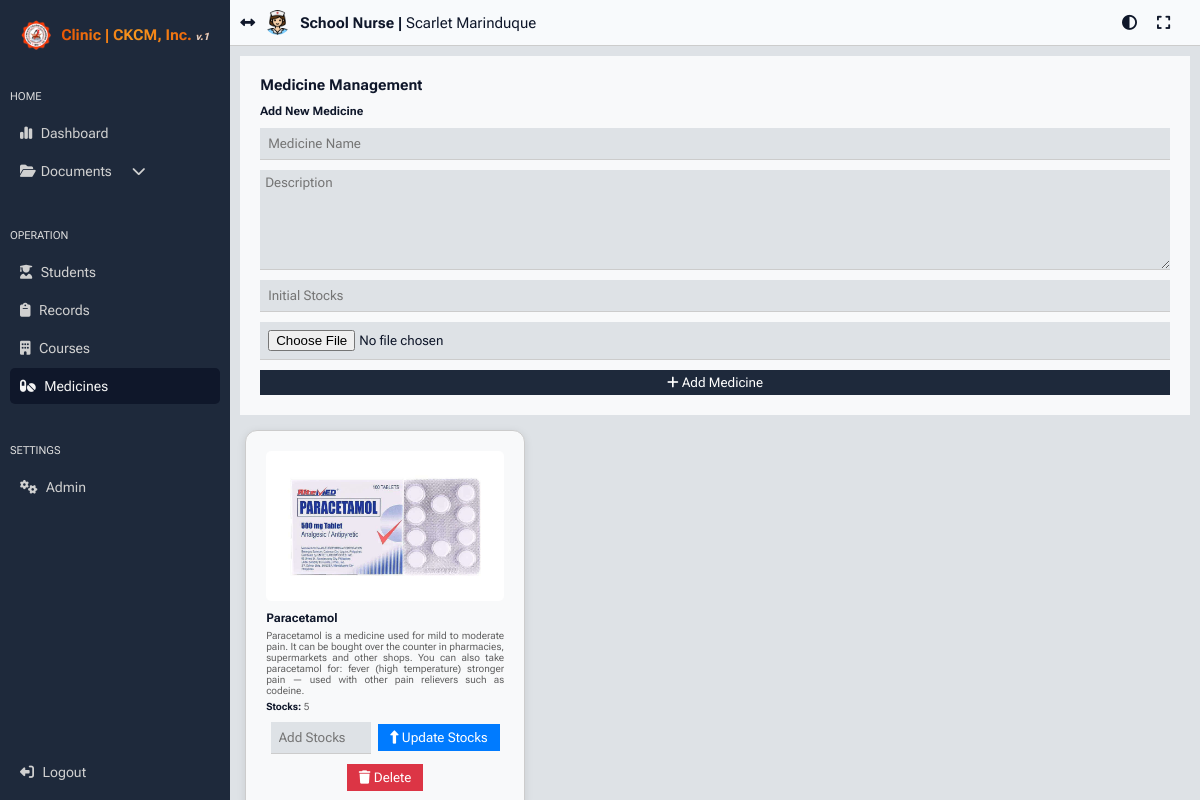
Page /admin/medicines.php (signed in) on the committed database.
### tables this page shows
CREATE TABLE `medicines_tbl` (
  `medicine_id` int(11) NOT NULL,
  `medicine_name` varchar(255) NOT NULL,
  `medicine_description` text NOT NULL,
  `medicine_pic` text NOT NULL,
  `stocks` int(255) NOT NULL,
  `created_at` datetime NOT NULL
);

### admin/medicines.php (the view, shortened to what this page needs)
<?php
require '../config/db_connect.php';
?>
<!DOCTYPE html>
<html lang="en">
<head>
    <link rel="stylesheet" href="../css/main.css?v=<?php echo time(); ?>">
</head>
<body>
    <?php include 'side_nav.php'; ?>
    <div class="main-content">
        <?php include 'header.php'; ?>
        <div class="content">
            <?php
            require '../config/db_connect.php';
            ?>
            <form method="POST" enctype="multipart/form-data" class="medicine-form">
                <h2>Medicine Management</h2>
                <h3>Add New Medicine</h3>
                <input type="text" name="medicine_name" placeholder="Medicine Name" required>
                <textarea name="medicine_description" placeholder="Description" required></textarea>
                <input type="number" name="stocks" placeholder="Initial Stocks" min="0" required>
                <input type="file" name="medicine_pic" accept="image/*" required>
                <button type="submit" name="add_medicine"><i class="fa-solid fa-plus"></i> Add Medicine</button>
            </form>
            <div class="medicine-list">
                <?php
                $result = $conn->query("SELECT * FROM medicines_tbl");
                while ($row = $result->fetch_assoc()):
                ?>
                    <div class="medicine-card">
                        <img src="../medicines_pic/<?php echo $row['medicine_pic']; ?>" alt="Medicine Image">
                        <h4><?php echo htmlspecialchars($row['medicine_name']); ?></h4>
                        <p><?php echo htmlspecialchars($row['medicine_description']); ?></p>
                        <p><strong>Stocks:</strong> <?php echo $row['stocks']; ?></p>
                        <form method="POST" class="stock-form">
                            <input type="number" name="new_stocks" placeholder="Add Stocks" min="1" required>
                            <button type="submit" name="update_stocks"><i class="fa-solid fa-up-long"></i> Update Stocks</button>
                        </form>
                        <form method="POST" class="delete-form" onsubmit="return confirm('Are you sure you want to delete this medicine?');">
                            <button type="submit" name="delete_medicine"><i class="fa-solid fa-trash"></i> Delete</button>
                        </form>
                    </div>
                <?php endwhile; ?>
            </div>
        </div>
    </div>
</body>
</html>

### css/main.css (style rules this page uses)
:root { font-size: 62.5%; --text-color: #0F172A; --text-hover: #0f172acb; --text-hover2: #dfdfdf; --text-color2: #606060; --background-color: #F8F9FA; --background-color2: #DEE2E6; --border-color: #CCCCCC; --color1: #EB5704; --color1b: #b54200; --color2: #EBB009; --color2b: #c18f05; --color3: #0F172A; --color3b: #1E293B; --color4: #F8FAFC; --color5: rgb(0, 0, 170); --color6: red; --color6b: rgba(255, 0, 0, 0.741); --button-bg: #0F172A; --button-text: #F8FAFC; }
* { margin: 0; padding: 0; box-sizing: border-box; scroll-behavior: smooth; font-family: "Roboto Flex", serif; }
body { font-family: Arial, sans-serif; background-color: var(--background-color2); display: flex; }
button, a { cursor: pointer; color: var(--text-color); }
textarea { padding: 5px; color: var(--text-color); background-color: var(--background-color2); border: 0; border-bottom: 1px solid var(--border-color); }
input, select { padding: 8px; color: var(--text-color); background-color: var(--background-color2); border: 0; border-bottom: 1px solid var(--border-color) }

### admin/side_nav.php (style rules this page uses)
.main-content { display: flex; flex-direction: column; width: 100%; }

### admin/medicines.php (style rules this page uses)
.content { padding: 10px; }
.medicine-form { background: var(--background-color); padding: 20px; display: flex; flex-direction: column; gap: 10px; margin-bottom: 10px; }
.medicine-form h2, .medicine-form h3 { color: var(--text-color); }
.medicine-form textarea { height: 100px; }
.medicine-form button { padding: 5px; background-color: var(--color3b); }
.medicine-form button { color: white; border: none; cursor: pointer; }
.medicine-list { display: grid; grid-template-columns: repeat(auto-fit, minmax(280px, 280px)); gap: 20px; padding: 5px; background-color: var(--background-color2); }
.medicine-card { border: 1px solid var(--border-color); background: var(--background-color); padding: 20px; border-radius: 12px; box-shadow: 0 2px 8px rgba(0, 0, 0, 0.1); text-align: center; }
.medicine-card img { width: 100%; height: 150px; object-fit: cover; border-radius: 5px; margin-bottom: 10px; }
.medicine-card h4 { font-size: 1.2rem; color: var(--text-color); text-align: justify; }
.medicine-card p { color: var(--text-color2); text-align: justify; margin-top: 5px; }
.medicine-card p strong { color: var(--text-color); }
.stock-form, .delete-form { margin-top: 10px; }
.stock-form input { width: 100px; margin-right: 5px; }
.stock-form button, .delete-form button { background: #007bff; color: white; border: none; padding: 6px 12px; cursor: pointer; }
.delete-form button { background: #dc3545; }
.main-content { display: flex; flex-direction: column; width: 100%; }
.content { overflow-y: scroll; width: 100%; height: 100%; }

### rows in the picture
medicines_tbl: medicine_pic (picture), medicine_name "Paracetamol", medicine_description "Paracetamol is a medicine used for mild to moderate pain. It can be bought over the counter in pharmacies, supermarkets and other shops. You can also take paracetamol for: fever (high temperature) stronger pain — used with other pain relievers such as codeine.", stocks "5"

### other values in the picture
$_SESSION['admin_position'] "School Nurse"
$_SESSION['admin_name'] "Scarlet Marinduque"
